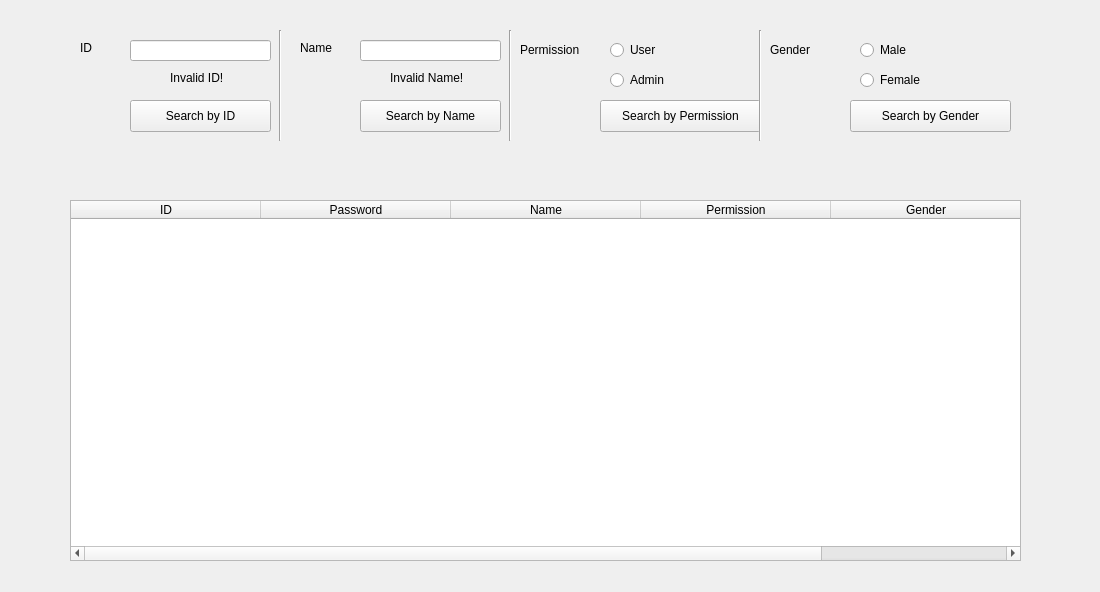
<?xml version="1.0" encoding="UTF-8"?>
<ui version="4.0">
 <class>Search</class>
 <widget class="QWidget" name="Search">
  <property name="geometry">
   <rect>
    <x>0</x>
    <y>0</y>
    <width>1100</width>
    <height>592</height>
   </rect>
  </property>
  <property name="windowTitle">
   <string>Search</string>
  </property>
  <widget class="QLineEdit" name="ID_input">
   <property name="geometry">
    <rect>
     <x>130</x>
     <y>40</y>
     <width>141</width>
     <height>21</height>
    </rect>
   </property>
   <property name="minimumSize">
    <size>
     <width>141</width>
     <height>21</height>
    </size>
   </property>
   <property name="text">
    <string/>
   </property>
  </widget>
  <widget class="QLabel" name="ID_error_message">
   <property name="geometry">
    <rect>
     <x>170</x>
     <y>70</y>
     <width>71</width>
     <height>16</height>
    </rect>
   </property>
   <property name="minimumSize">
    <size>
     <width>71</width>
     <height>16</height>
    </size>
   </property>
   <property name="text">
    <string>Invalid ID!</string>
   </property>
  </widget>
  <widget class="QTableWidget" name="Display_table">
   <property name="geometry">
    <rect>
     <x>70</x>
     <y>200</y>
     <width>951</width>
     <height>361</height>
    </rect>
   </property>
   <property name="minimumSize">
    <size>
     <width>951</width>
     <height>361</height>
    </size>
   </property>
   <property name="sizeAdjustPolicy">
    <enum>QAbstractScrollArea::AdjustToContents</enum>
   </property>
   <attribute name="horizontalHeaderDefaultSectionSize">
    <number>190</number>
   </attribute>
   <attribute name="horizontalHeaderMinimumSectionSize">
    <number>21</number>
   </attribute>
   <column>
    <property name="text">
     <string>ID</string>
    </property>
   </column>
   <column>
    <property name="text">
     <string>Password</string>
    </property>
   </column>
   <column>
    <property name="text">
     <string>Name</string>
    </property>
   </column>
   <column>
    <property name="text">
     <string>Permission</string>
    </property>
   </column>
   <column>
    <property name="text">
     <string>Gender</string>
    </property>
   </column>
  </widget>
  <widget class="QPushButton" name="ID_search_button">
   <property name="geometry">
    <rect>
     <x>130</x>
     <y>100</y>
     <width>141</width>
     <height>32</height>
    </rect>
   </property>
   <property name="minimumSize">
    <size>
     <width>141</width>
     <height>32</height>
    </size>
   </property>
   <property name="text">
    <string>Search by ID</string>
   </property>
  </widget>
  <widget class="QLabel" name="Name_label">
   <property name="geometry">
    <rect>
     <x>300</x>
     <y>40</y>
     <width>61</width>
     <height>16</height>
    </rect>
   </property>
   <property name="minimumSize">
    <size>
     <width>61</width>
     <height>16</height>
    </size>
   </property>
   <property name="text">
    <string>Name</string>
   </property>
  </widget>
  <widget class="QPushButton" name="Name_search_button">
   <property name="geometry">
    <rect>
     <x>360</x>
     <y>100</y>
     <width>141</width>
     <height>32</height>
    </rect>
   </property>
   <property name="minimumSize">
    <size>
     <width>141</width>
     <height>32</height>
    </size>
   </property>
   <property name="text">
    <string>Search by Name</string>
   </property>
  </widget>
  <widget class="QLabel" name="Name_error_message">
   <property name="geometry">
    <rect>
     <x>390</x>
     <y>70</y>
     <width>101</width>
     <height>16</height>
    </rect>
   </property>
   <property name="minimumSize">
    <size>
     <width>101</width>
     <height>16</height>
    </size>
   </property>
   <property name="text">
    <string>Invalid Name!</string>
   </property>
  </widget>
  <widget class="QLineEdit" name="Name_input">
   <property name="geometry">
    <rect>
     <x>360</x>
     <y>40</y>
     <width>141</width>
     <height>21</height>
    </rect>
   </property>
   <property name="minimumSize">
    <size>
     <width>141</width>
     <height>21</height>
    </size>
   </property>
   <property name="text">
    <string/>
   </property>
  </widget>
  <widget class="QLabel" name="ID_label">
   <property name="geometry">
    <rect>
     <x>80</x>
     <y>40</y>
     <width>61</width>
     <height>16</height>
    </rect>
   </property>
   <property name="minimumSize">
    <size>
     <width>61</width>
     <height>16</height>
    </size>
   </property>
   <property name="text">
    <string>ID</string>
   </property>
  </widget>
  <widget class="QLabel" name="Permission_label">
   <property name="geometry">
    <rect>
     <x>520</x>
     <y>40</y>
     <width>81</width>
     <height>20</height>
    </rect>
   </property>
   <property name="minimumSize">
    <size>
     <width>81</width>
     <height>20</height>
    </size>
   </property>
   <property name="text">
    <string>Permission</string>
   </property>
  </widget>
  <widget class="QPushButton" name="Permission_button">
   <property name="geometry">
    <rect>
     <x>600</x>
     <y>100</y>
     <width>161</width>
     <height>32</height>
    </rect>
   </property>
   <property name="minimumSize">
    <size>
     <width>161</width>
     <height>32</height>
    </size>
   </property>
   <property name="text">
    <string>Search by Permission</string>
   </property>
  </widget>
  <widget class="QRadioButton" name="User_button">
   <property name="geometry">
    <rect>
     <x>610</x>
     <y>40</y>
     <width>100</width>
     <height>20</height>
    </rect>
   </property>
   <property name="minimumSize">
    <size>
     <width>100</width>
     <height>20</height>
    </size>
   </property>
   <property name="text">
    <string>User</string>
   </property>
   <attribute name="buttonGroup">
    <string notr="true">buttonGroup</string>
   </attribute>
  </widget>
  <widget class="QRadioButton" name="Admin_button">
   <property name="geometry">
    <rect>
     <x>610</x>
     <y>70</y>
     <width>100</width>
     <height>20</height>
    </rect>
   </property>
   <property name="minimumSize">
    <size>
     <width>100</width>
     <height>20</height>
    </size>
   </property>
   <property name="text">
    <string>Admin</string>
   </property>
   <attribute name="buttonGroup">
    <string notr="true">buttonGroup</string>
   </attribute>
  </widget>
  <widget class="QLabel" name="Gender_label">
   <property name="geometry">
    <rect>
     <x>770</x>
     <y>40</y>
     <width>81</width>
     <height>20</height>
    </rect>
   </property>
   <property name="minimumSize">
    <size>
     <width>81</width>
     <height>20</height>
    </size>
   </property>
   <property name="text">
    <string>Gender</string>
   </property>
  </widget>
  <widget class="QRadioButton" name="Female_button">
   <property name="geometry">
    <rect>
     <x>860</x>
     <y>70</y>
     <width>100</width>
     <height>20</height>
    </rect>
   </property>
   <property name="minimumSize">
    <size>
     <width>100</width>
     <height>20</height>
    </size>
   </property>
   <property name="text">
    <string>Female</string>
   </property>
  </widget>
  <widget class="QRadioButton" name="Male_button">
   <property name="geometry">
    <rect>
     <x>860</x>
     <y>40</y>
     <width>100</width>
     <height>20</height>
    </rect>
   </property>
   <property name="minimumSize">
    <size>
     <width>100</width>
     <height>20</height>
    </size>
   </property>
   <property name="text">
    <string>Male</string>
   </property>
  </widget>
  <widget class="QPushButton" name="Gender_button">
   <property name="geometry">
    <rect>
     <x>850</x>
     <y>100</y>
     <width>161</width>
     <height>32</height>
    </rect>
   </property>
   <property name="minimumSize">
    <size>
     <width>161</width>
     <height>32</height>
    </size>
   </property>
   <property name="text">
    <string>Search by Gender</string>
   </property>
  </widget>
  <widget class="Line" name="line">
   <property name="geometry">
    <rect>
     <x>270</x>
     <y>30</y>
     <width>20</width>
     <height>111</height>
    </rect>
   </property>
   <property name="minimumSize">
    <size>
     <width>20</width>
     <height>111</height>
    </size>
   </property>
   <property name="orientation">
    <enum>Qt::Vertical</enum>
   </property>
  </widget>
  <widget class="Line" name="line_2">
   <property name="geometry">
    <rect>
     <x>500</x>
     <y>30</y>
     <width>20</width>
     <height>111</height>
    </rect>
   </property>
   <property name="minimumSize">
    <size>
     <width>20</width>
     <height>111</height>
    </size>
   </property>
   <property name="orientation">
    <enum>Qt::Vertical</enum>
   </property>
  </widget>
  <widget class="Line" name="line_3">
   <property name="geometry">
    <rect>
     <x>750</x>
     <y>30</y>
     <width>20</width>
     <height>111</height>
    </rect>
   </property>
   <property name="minimumSize">
    <size>
     <width>20</width>
     <height>111</height>
    </size>
   </property>
   <property name="orientation">
    <enum>Qt::Vertical</enum>
   </property>
  </widget>
 </widget>
 <resources/>
 <connections/>
 <buttongroups>
  <buttongroup name="buttonGroup"/>
 </buttongroups>
</ui>
